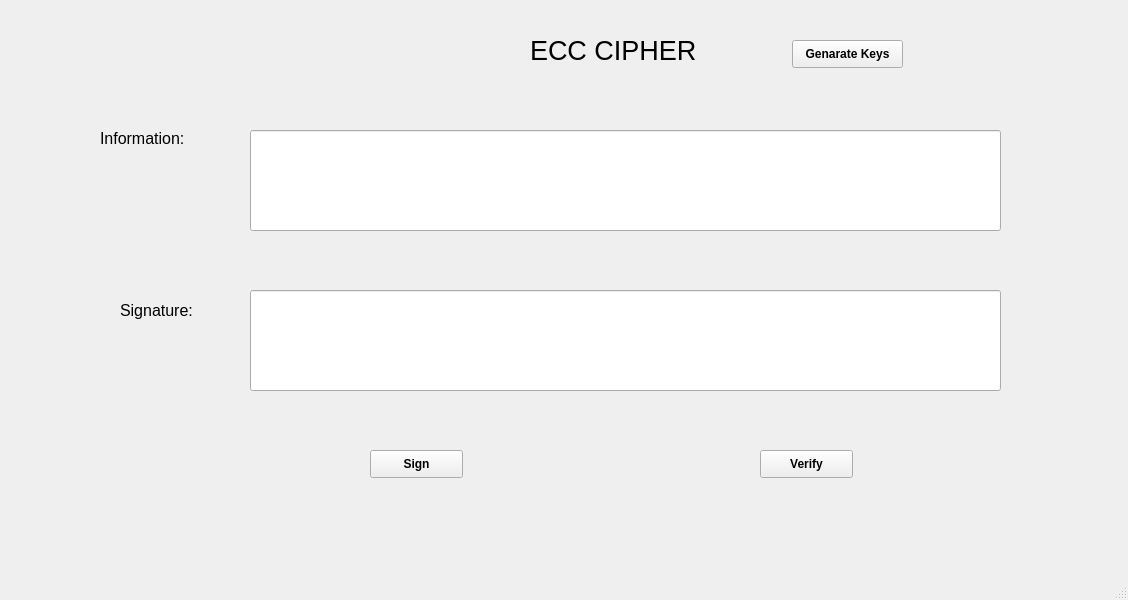
<?xml version="1.0" encoding="UTF-8"?>
<ui version="4.0">
 <class>MainWindow</class>
 <widget class="QMainWindow" name="MainWindow">
  <property name="geometry">
   <rect>
    <x>0</x>
    <y>0</y>
    <width>1128</width>
    <height>600</height>
   </rect>
  </property>
  <property name="windowTitle">
   <string>MainWindow</string>
  </property>
  <widget class="QWidget" name="centralwidget">
   <widget class="QLabel" name="label">
    <property name="geometry">
     <rect>
      <x>530</x>
      <y>20</y>
      <width>201</width>
      <height>61</height>
     </rect>
    </property>
    <property name="font">
     <font>
      <pointsize>20</pointsize>
     </font>
    </property>
    <property name="text">
     <string>ECC CIPHER</string>
    </property>
   </widget>
   <widget class="QLabel" name="label_2">
    <property name="geometry">
     <rect>
      <x>100</x>
      <y>130</y>
      <width>111</width>
      <height>16</height>
     </rect>
    </property>
    <property name="font">
     <font>
      <pointsize>12</pointsize>
     </font>
    </property>
    <property name="text">
     <string>Information:</string>
    </property>
   </widget>
   <widget class="QLabel" name="label_3">
    <property name="geometry">
     <rect>
      <x>120</x>
      <y>290</y>
      <width>101</width>
      <height>41</height>
     </rect>
    </property>
    <property name="font">
     <font>
      <pointsize>12</pointsize>
     </font>
    </property>
    <property name="text">
     <string>Signature:</string>
    </property>
   </widget>
   <widget class="QPushButton" name="btn_sign">
    <property name="geometry">
     <rect>
      <x>370</x>
      <y>450</y>
      <width>93</width>
      <height>28</height>
     </rect>
    </property>
    <property name="font">
     <font>
      <weight>75</weight>
      <bold>true</bold>
     </font>
    </property>
    <property name="text">
     <string>Sign</string>
    </property>
   </widget>
   <widget class="QPushButton" name="btn_gen_keys">
    <property name="geometry">
     <rect>
      <x>792</x>
      <y>40</y>
      <width>111</width>
      <height>28</height>
     </rect>
    </property>
    <property name="font">
     <font>
      <weight>75</weight>
      <bold>true</bold>
     </font>
    </property>
    <property name="text">
     <string>Genarate Keys</string>
    </property>
   </widget>
   <widget class="QPushButton" name="btn_verify">
    <property name="geometry">
     <rect>
      <x>760</x>
      <y>450</y>
      <width>93</width>
      <height>28</height>
     </rect>
    </property>
    <property name="font">
     <font>
      <weight>75</weight>
      <bold>true</bold>
     </font>
    </property>
    <property name="text">
     <string>Verify</string>
    </property>
   </widget>
   <widget class="QLineEdit" name="txt_info">
    <property name="geometry">
     <rect>
      <x>250</x>
      <y>130</y>
      <width>751</width>
      <height>101</height>
     </rect>
    </property>
   </widget>
   <widget class="QLineEdit" name="txt_sign">
    <property name="geometry">
     <rect>
      <x>250</x>
      <y>290</y>
      <width>751</width>
      <height>101</height>
     </rect>
    </property>
   </widget>
  </widget>
  <widget class="QMenuBar" name="menubar">
   <property name="geometry">
    <rect>
     <x>0</x>
     <y>0</y>
     <width>1128</width>
     <height>26</height>
    </rect>
   </property>
  </widget>
  <widget class="QStatusBar" name="statusbar"/>
 </widget>
 <resources/>
 <connections/>
</ui>
